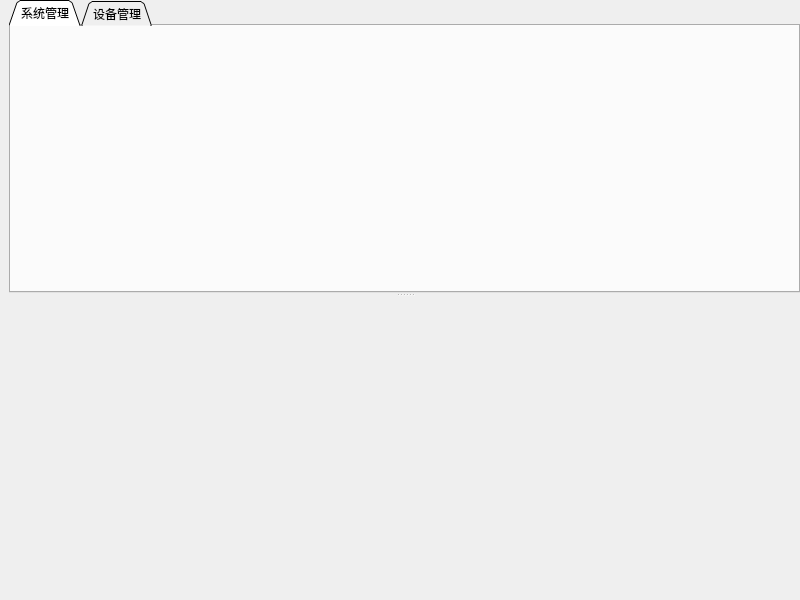
<?xml version="1.0" encoding="UTF-8"?>
<ui version="4.0">
 <class>MainWindow</class>
 <widget class="QMainWindow" name="MainWindow">
  <property name="geometry">
   <rect>
    <x>0</x>
    <y>0</y>
    <width>800</width>
    <height>600</height>
   </rect>
  </property>
  <property name="windowTitle">
   <string>MainWindow</string>
  </property>
  <widget class="QWidget" name="centralwidget">
   <layout class="QVBoxLayout" name="verticalLayout">
    <property name="spacing">
     <number>0</number>
    </property>
    <property name="leftMargin">
     <number>9</number>
    </property>
    <property name="topMargin">
     <number>0</number>
    </property>
    <property name="rightMargin">
     <number>0</number>
    </property>
    <property name="bottomMargin">
     <number>0</number>
    </property>
    <item>
     <widget class="QSplitter" name="splitter">
      <property name="orientation">
       <enum>Qt::Vertical</enum>
      </property>
      <widget class="QTabWidget" name="tabWidget">
       <property name="tabPosition">
        <enum>QTabWidget::North</enum>
       </property>
       <property name="tabShape">
        <enum>QTabWidget::Triangular</enum>
       </property>
       <property name="currentIndex">
        <number>0</number>
       </property>
       <property name="usesScrollButtons">
        <bool>true</bool>
       </property>
       <widget class="PollDeviceWidget" name="tab">
        <attribute name="title">
         <string>系统管理</string>
        </attribute>
       </widget>
       <widget class="QWidget" name="tab_2">
        <attribute name="title">
         <string>设备管理</string>
        </attribute>
       </widget>
      </widget>
      <widget class="QWidget" name="widget" native="true"/>
     </widget>
    </item>
   </layout>
  </widget>
 </widget>
 <customwidgets>
  <customwidget>
   <class>PollDeviceWidget</class>
   <extends>QWidget</extends>
   <header location="global">polldevicewidget.h</header>
   <container>1</container>
  </customwidget>
 </customwidgets>
 <resources/>
 <connections/>
</ui>
